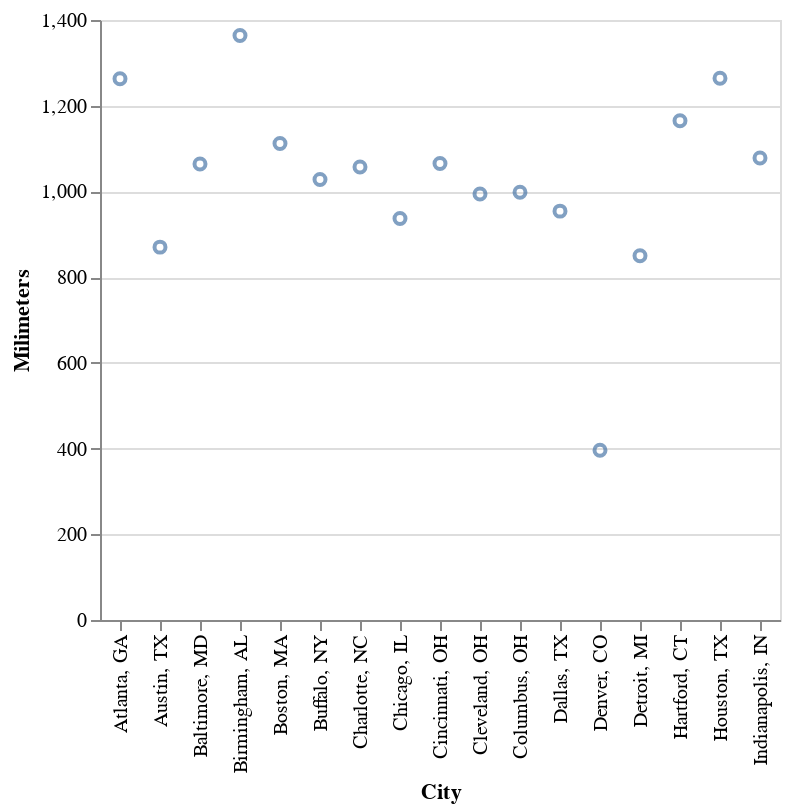

Notebook code cell kept with this figure:
### Code cell
# basic, altair-defaults dot chart:
alt.Chart(rainfall).mark_point().encode(alt.X("City:N"), alt.Y("Milimeters:Q"))

### Figure 1 — Vega-Lite specification as saved in the notebook (floating-point values rounded to 4 significant figures)
{"config": {"view": {"continuousWidth": 400, "continuousHeight": 300}}, "data": {"name": "data-ffc9e5a73214162b67aa64652cbe3ea1"}, "mark": "point", "encoding": {"x": {"type": "nominal", "field": "City"}, "y": {"type": "quantitative", "field": "Milimeters"}}, "$schema": "https://vega.github.io/schema/vega-lite/v4.8.1.json", "datasets": {"data-ffc9e5a73214162b67aa64652cbe3ea1": [{"Days": 113, "City, State": "Atlanta, GA ", "Inches": 49.7, "Milimeters": 1263, "City": "Atlanta, GA "}, {"Days": 88, "City, State": "Austin, TX ", "Inches": 34.2, "Milimeters": 870, "City": "Austin, TX "}, {"Days": 116, "City, State": "Baltimore, MD ", "Inches": 41.9, "Milimeters": 1064, "City": "Baltimore, MD "}, {"Days": 117, "City, State": "Birmingham, AL ", "Inches": 53.7, "Milimeters": 1364, "City": "Birmingham, AL "}, {"Days": 126, "City, State": "Boston, MA ", "Inches": 43.8, "Milimeters": 1112, "City": "Boston, MA "}, {"Days": 167, "City, State": "Buffalo, NY ", "Inches": 40.5, "Milimeters": 1028, "City": "Buffalo, NY "}, {"Days": 110, "City, State": "Charlotte, NC", "Inches": 41.6, "Milimeters": 1057, "City": "Charlotte, NC"}, {"Days": 124, "City, State": "Chicago, IL", "Inches": 36.9, "Milimeters": 937, "City": "Chicago, IL"}, {"Days": 137, "City, State": "Cincinnati, OH ", "Inches": 41.9, "Milimeters": 1065, "City": "Cincinnati, OH "}, {"Days": 155, "City, State": "Cleveland, OH ", "Inches": 39.1, "Milimeters": 994, "City": "Cleveland, OH "}, {"Days": 139, "City, State": "Columbus, OH ", "Inches": 39.3, "Milimeters": 998, "City": "Columbus, OH "}, {"Days": 81, "City, State": "Dallas, TX ", "Inches": 37.6, "Milimeters": 954, "City": "Dallas, TX "}, {"Days": 87, "City, State": "Denver, CO", "Inches": 15.6, "Milimeters": 396, "City": "Denver, CO"}, {"Days": 135, "City, State": "Detroit, MI ", "Inches": 33.5, "Milimeters": 850, "City": "Detroit, MI "}, {"Days": 130, "City, State": "Hartford, CT ", "Inches": 45.9, "Milimeters": 1165, "City": "Hartford, CT "}, {"Days": 104, "City, State": "Houston, TX ", "Inches": 49.8, "Milimeters": 1264, "City": "Houston, TX "}, {"Days": 129, "City, State": "Indianapolis, IN ", "Inches": 42.4, "Milimeters": 1078, "City": "Indianapolis, IN "}]}}
